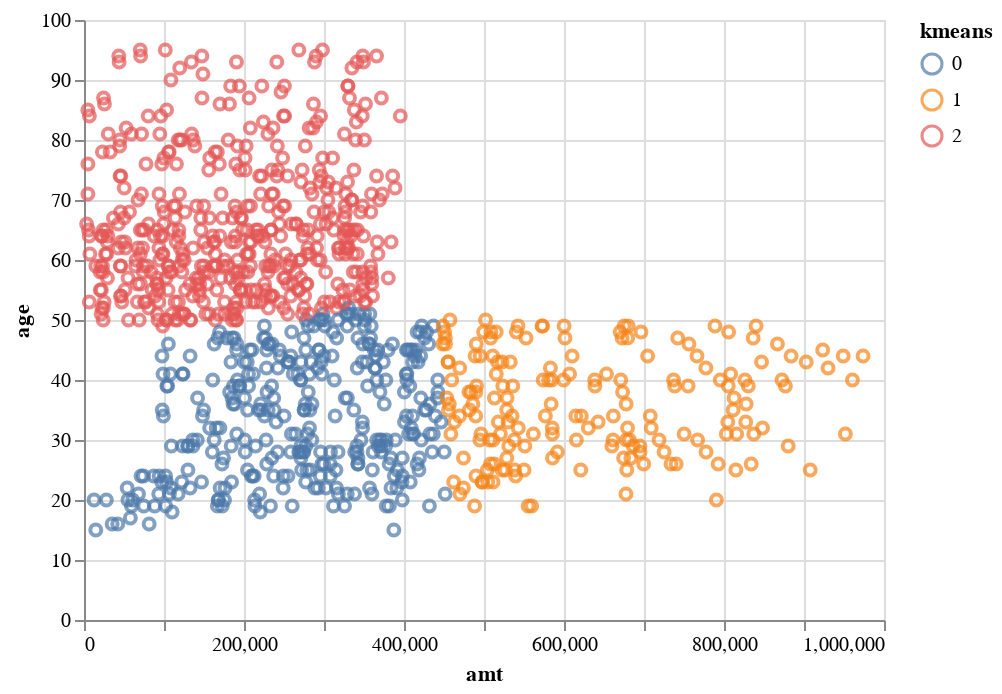

The notebook cell saved with this chart:
### Markdown cell above
**Create scatterplot to show clusters**

### Code cell
#Creating a list containing pair of features
pairs = [(a, b) for idx, a in enumerate(features_1) for b in features_1[idx + 1:]]

#Plotting scatterplot showing clusters
base = alt.Chart(KMeans_df).mark_point().encode(color='kmeans:N')
for a, b in pairs:
  base.encode(x=a, y=b).display()

### Figure 1 — Vega-Lite specification as saved in the notebook (floating-point values rounded to 4 significant figures; data arrays with more than 128 entries replaced by an {"elided": "..."} marker saying what was removed)
{"config": {"view": {"continuousWidth": 400, "continuousHeight": 300}}, "data": {"name": "data-bc85646c01ffb693909fd1b5b81b0c8b"}, "mark": "point", "encoding": {"color": {"field": "kmeans", "type": "nominal"}, "x": {"field": "amt", "type": "quantitative"}, "y": {"field": "age", "type": "quantitative"}}, "$schema": "https://vega.github.io/schema/vega-lite/v4.17.0.json", "datasets": {"data-bc85646c01ffb693909fd1b5b81b0c8b": {"elided": "983 records"}}}
